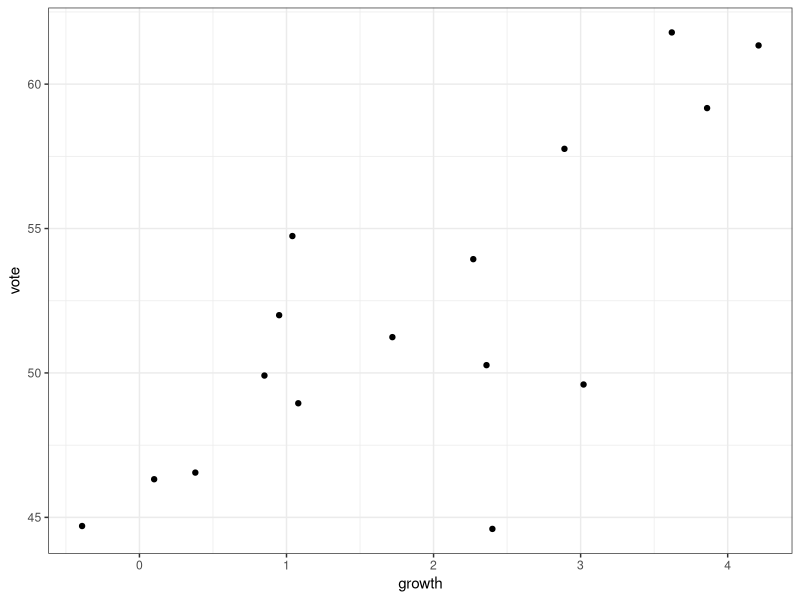

This chart was generated by the following R code:
## ---- chunk 1
knitr::opts_chunk$set(echo = TRUE)
ggplot2::theme_set(ggplot2::theme_bw() + ggplot2::theme(strip.background = ggplot2::element_rect(fill = "white")))
## ---- chunk 2
    library(readr)
    library(ggplot2)
    hibbs <- read_csv("../data/hibbs.csv")
    qplot(x = growth, y = vote, data = hibbs)
